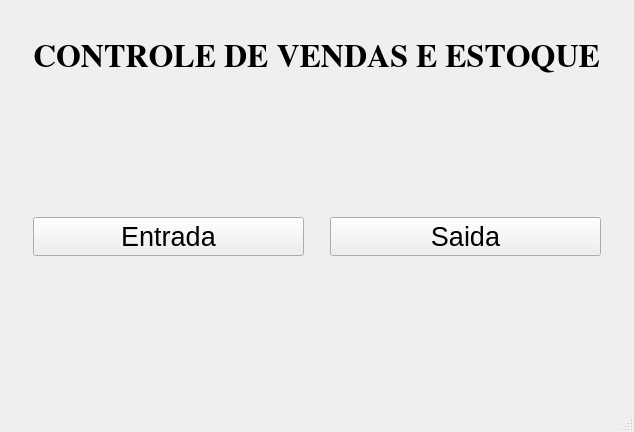
<?xml version="1.0" encoding="UTF-8"?>
<ui version="4.0">
 <class>MainWindow</class>
 <widget class="QMainWindow" name="MainWindow">
  <property name="geometry">
   <rect>
    <x>0</x>
    <y>0</y>
    <width>609</width>
    <height>432</height>
   </rect>
  </property>
  <property name="windowTitle">
   <string>MainWindow</string>
  </property>
  <widget class="QWidget" name="centralWidget">
   <layout class="QGridLayout" name="gridLayout_3">
    <item row="0" column="0">
     <widget class="QStackedWidget" name="stPrincipal">
      <property name="currentIndex">
       <number>0</number>
      </property>
      <widget class="QWidget" name="page">
       <layout class="QGridLayout" name="gridLayout_5">
        <item row="0" column="0">
         <widget class="QWidget" name="widget" native="true">
          <layout class="QGridLayout" name="gridLayout_4">
           <item row="0" column="0">
            <layout class="QGridLayout" name="gridLayout_2">
             <item row="2" column="0">
              <spacer name="verticalSpacer">
               <property name="orientation">
                <enum>Qt::Vertical</enum>
               </property>
               <property name="sizeHint" stdset="0">
                <size>
                 <width>20</width>
                 <height>40</height>
                </size>
               </property>
              </spacer>
             </item>
             <item row="0" column="0">
              <widget class="QLabel" name="label">
               <property name="font">
                <font>
                 <family>Nimbus Roman No9 L</family>
                 <pointsize>24</pointsize>
                 <weight>75</weight>
                 <italic>false</italic>
                 <bold>true</bold>
                </font>
               </property>
               <property name="text">
                <string>CONTROLE DE VENDAS E ESTOQUE</string>
               </property>
              </widget>
             </item>
             <item row="3" column="0">
              <layout class="QGridLayout" name="gridLayout">
               <item row="0" column="0">
                <widget class="QPushButton" name="pBEntrada">
                 <property name="font">
                  <font>
                   <pointsize>20</pointsize>
                  </font>
                 </property>
                 <property name="text">
                  <string>Entrada</string>
                 </property>
                </widget>
               </item>
               <item row="2" column="0">
                <spacer name="verticalSpacer_5">
                 <property name="orientation">
                  <enum>Qt::Vertical</enum>
                 </property>
                 <property name="sizeHint" stdset="0">
                  <size>
                   <width>20</width>
                   <height>40</height>
                  </size>
                 </property>
                </spacer>
               </item>
               <item row="0" column="2">
                <widget class="QPushButton" name="pBSaida">
                 <property name="font">
                  <font>
                   <pointsize>20</pointsize>
                  </font>
                 </property>
                 <property name="text">
                  <string>Saida</string>
                 </property>
                </widget>
               </item>
               <item row="3" column="0">
                <spacer name="verticalSpacer_2">
                 <property name="orientation">
                  <enum>Qt::Vertical</enum>
                 </property>
                 <property name="sizeHint" stdset="0">
                  <size>
                   <width>20</width>
                   <height>40</height>
                  </size>
                 </property>
                </spacer>
               </item>
               <item row="0" column="1">
                <spacer name="verticalSpacer_3">
                 <property name="orientation">
                  <enum>Qt::Vertical</enum>
                 </property>
                 <property name="sizeHint" stdset="0">
                  <size>
                   <width>20</width>
                   <height>40</height>
                  </size>
                 </property>
                </spacer>
               </item>
               <item row="1" column="0">
                <spacer name="verticalSpacer_6">
                 <property name="orientation">
                  <enum>Qt::Vertical</enum>
                 </property>
                 <property name="sizeHint" stdset="0">
                  <size>
                   <width>20</width>
                   <height>40</height>
                  </size>
                 </property>
                </spacer>
               </item>
              </layout>
             </item>
             <item row="1" column="0">
              <spacer name="verticalSpacer_4">
               <property name="orientation">
                <enum>Qt::Vertical</enum>
               </property>
               <property name="sizeHint" stdset="0">
                <size>
                 <width>20</width>
                 <height>40</height>
                </size>
               </property>
              </spacer>
             </item>
            </layout>
           </item>
          </layout>
         </widget>
        </item>
       </layout>
      </widget>
     </widget>
    </item>
   </layout>
  </widget>
  <widget class="QStatusBar" name="statusBar"/>
 </widget>
 <layoutdefault spacing="6" margin="11"/>
 <resources/>
 <connections/>
</ui>
